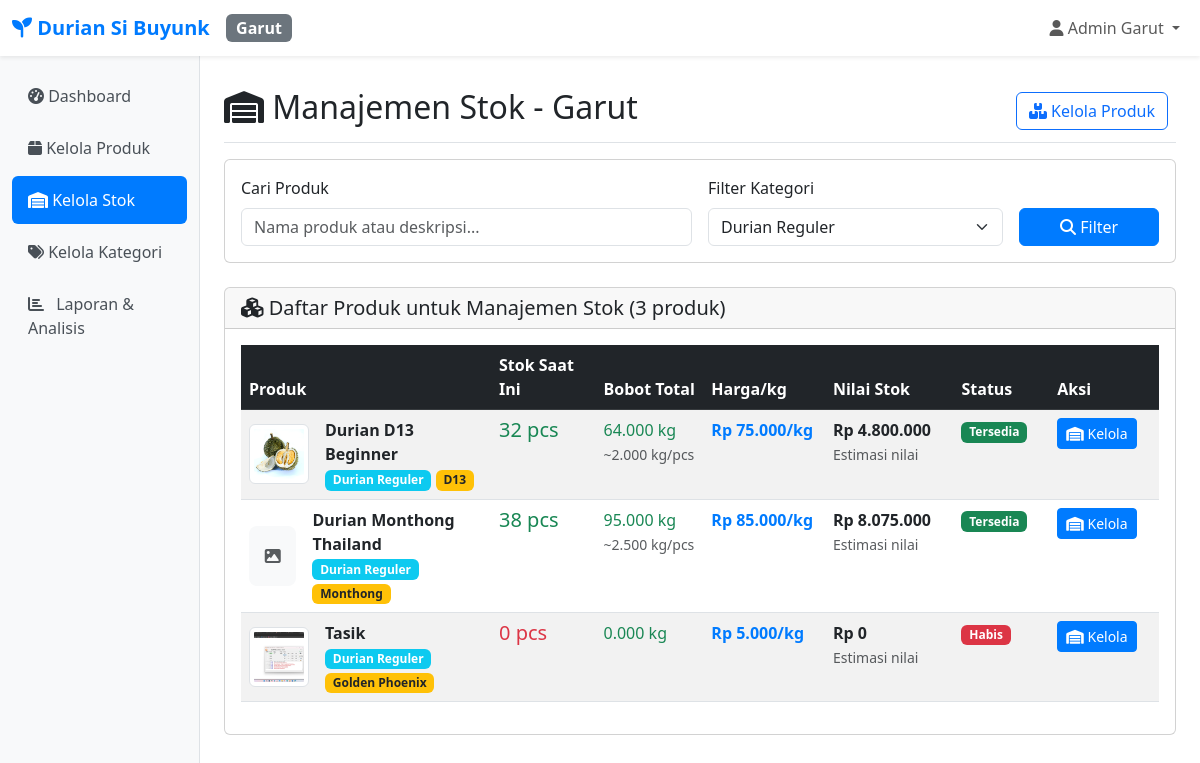
/cabang/garut/manajemen-stok/index.php?kategori=2 (signed in), run on the app's committed database.
### tables this page shows
CREATE TABLE `users` (
  `id` int NOT NULL,
  `username` varchar(50) NOT NULL,
  `password` varchar(255) NOT NULL,
  `nama_lengkap` varchar(100) NOT NULL,
  `cabang_id` int NOT NULL,
  `role` enum('admin') DEFAULT 'admin',
  `created_at` timestamp NOT NULL DEFAULT CURRENT_TIMESTAMP,
  `updated_at` timestamp NOT NULL DEFAULT CURRENT_TIMESTAMP ON UPDATE CURRENT_TIMESTAMP
);

CREATE TABLE `cabang` (
  `id` int NOT NULL,
  `nama_cabang` varchar(50) NOT NULL,
  `kode_cabang` varchar(10) NOT NULL,
  `alamat` text,
  `telepon` varchar(20) DEFAULT NULL,
  `created_at` timestamp NOT NULL DEFAULT CURRENT_TIMESTAMP
);

CREATE TABLE `produk` (
  `id` int NOT NULL,
  `nama_produk` varchar(200) NOT NULL,
  `kategori_id` int DEFAULT NULL,
  `jenis_durian_id` int DEFAULT NULL,
  `harga` decimal(12,2) NOT NULL,
  `harga_per_kg` decimal(12,2) DEFAULT '0.00' COMMENT 'Harga per kilogram',
  `stok_tasik` int DEFAULT '0',
  `stok_garut` int DEFAULT '0',
  `total_kg_tasik` decimal(10,3) DEFAULT '0.000' COMMENT 'Total berat stok Tasik dalam kg',
  `total_kg_garut` decimal(10,3) DEFAULT '0.000' COMMENT 'Total berat stok Garut dalam kg',
  `total_pcs_tasik` int DEFAULT '0' COMMENT 'Total pieces Tasik',
  `total_pcs_garut` int DEFAULT '0' COMMENT 'Total pieces Garut',
  `satuan` varchar(20) DEFAULT 'pcs',
  `deskripsi` text,
  `gambar` varchar(255) DEFAULT NULL,
  `status` enum('aktif','nonaktif') DEFAULT 'aktif',
  `created_at` timestamp NOT NULL DEFAULT CURRENT_TIMESTAMP,
  `updated_at` timestamp NOT NULL DEFAULT CURRENT_TIMESTAMP ON UPDATE CURRENT_TIMESTAMP
);

CREATE TABLE `kategori` (
  `id` int NOT NULL,
  `nama_kategori` varchar(100) NOT NULL,
  `deskripsi` text,
  `created_at` timestamp NOT NULL DEFAULT CURRENT_TIMESTAMP
);

CREATE TABLE `jenis_durian` (
  `id` int NOT NULL,
  `nama_jenis` varchar(100) NOT NULL,
  `deskripsi` text,
  `created_at` timestamp NOT NULL DEFAULT CURRENT_TIMESTAMP
);

### cabang/garut/manajemen-stok/index.php (the view, shortened to what the rows shown need)
<?php
require_once __DIR__ . '/../../../includes/auth.php';
require_once __DIR__ . '/../../../includes/functions.php';
$kategori_id = isset($_GET['kategori']) ? (int)$_GET['kategori'] : null;
$search = isset($_GET['search']) ? sanitize($_GET['search']) : null;
$products = getProducts(CABANG_GARUT, $kategori_id, $search);
include __DIR__ . '/../../../includes/header.php';
?>
<div class="d-flex justify-content-between flex-wrap flex-md-nowrap align-items-center pt-3 pb-2 mb-3 border-bottom">
    <h1 class="h2"><i class="fas fa-warehouse"></i> Manajemen Stok - Garut</h1>
</div>
<div class="card">
    <div class="card-body">
        <?php if (empty($products)): ?>
            <div class="text-center py-5">
                <i class="fas fa-box-open" style="font-size: 4rem; color: #6c757d;"></i>
                <h4 class="mt-3 text-muted">Tidak ada produk ditemukan</h4>
                <p class="text-muted">Belum ada produk atau coba ubah filter pencarian</p>
                <a href="../produk/tambah.php" class="btn btn-success">
                    <i class="fas fa-plus"></i> Tambah Produk Pertama
                </a>
            </div>
        <?php else: ?>
            <div class="d-none d-lg-block">
                <div class="table-responsive">
                    <table class="table table-striped table-hover">
                        <thead class="table-dark">
                            <tr>
                                <th style="min-width: 250px;">Produk</th>
                                <th style="width: 120px;">Stok Saat Ini</th>
                                <th style="width: 120px;">Bobot Total</th>
                                <th style="width: 130px;">Harga/kg</th>
                                <th style="width: 140px;">Nilai Stok</th>
                                <th style="width: 100px;">Status</th>
                                <th style="width: 120px;">Aksi</th>
                            </tr>
                        </thead>
                        <tbody>
                        <?php foreach ($products as $product): ?>
                            <tr>
                                <td>
                                    <div class="d-flex align-items-center">
                                        <?php
                                        $imagePath = getImagePath($product['gambar']);
                                        if ($imagePath && file_exists("../../../" . $imagePath)): ?>
                                            <img src="../../../<?= $imagePath ?>?v=<?= time() ?>"
                                                 class="img-thumbnail me-3" style="width: 60px; height: 60px; object-fit: cover;">
                                        <?php else: ?>
                                            <div class="bg-light d-flex align-items-center justify-content-center me-3"
                                                 style="width: 60px; height: 60px; border-radius: 8px;">
                                                <i class="fas fa-image text-muted"></i>
                                            </div>
                                        <?php endif; ?>
                                        <div>
                                            <strong><?= htmlspecialchars($product['nama_produk']) ?></strong>
                                            <?php if ($product['nama_kategori']): ?>
                                                <br><span class="badge bg-info"><?= htmlspecialchars($product['nama_kategori']) ?></span>
                                            <?php endif; ?>
                                            <?php if ($product['nama_jenis']): ?>
                                                <span class="badge bg-warning text-dark"><?= htmlspecialchars($product['nama_jenis']) ?></span>
                                            <?php endif; ?>
                                        </div>
                                    </div>
                                </td>
                                <td>
                                    <span class="h5 <?= $product['stok'] < 5 ? 'text-danger' : ($product['stok'] < 10 ? 'text-warning' : 'text-success') ?>">
                                        <?= $product['stok'] ?> pcs
                                    </span>
                                </td>
                                <td>
                                    <span class="h6 text-success">
                                        <?= number_format($product['total_kg_garut'], 3) ?> kg
                                    </span>
                                    <?php if ($product['stok'] > 0): ?>
                                        <br><small class="text-muted">
                                            ~<?= number_format($product['total_kg_garut'] / $product['stok'], 3) ?> kg/pcs
                                        </small>
                                    <?php endif; ?>
                                </td>
                                <td>
                                    <?php if ($product['harga_per_kg']): ?>
                                        <span class="text-primary fw-bold">
                                            <?= formatRupiah($product['harga_per_kg']) ?>/kg
                                        </span>
                                    <?php else: ?>
                                        <span class="text-muted">-</span>
                                    <?php endif; ?>
                                </td>
                                <td>
                                    <?php if ($product['harga_per_kg'] && $product['total_kg_garut']): ?>
                                        <span class="fw-bold text-dark">
                                            <?= formatRupiah($product['harga_per_kg'] * $product['total_kg_garut']) ?>
                                        </span>
                                        <br><small class="text-muted">Estimasi nilai</small>
                                    <?php else: ?>
                                        <span class="text-muted">-</span>
                                    <?php endif; ?>
                                </td>
                                <td>
                                    <?php if ($product['stok'] == 0): ?>
                                        <span class="badge bg-danger">Habis</span>
                                    <?php elseif ($product['stok'] < 5): ?>
                                        <span class="badge bg-warning">Menipis</span>
                                    <?php else: ?>
                                        <span class="badge bg-success">Tersedia</span>
                                    <?php endif; ?>
                                </td>
                                <td>
                                    <button type="button" class="btn btn-primary btn-sm"
                                            onclick="openStockModal(<?= $product['id'] ?>, '<?= htmlspecialchars($product['nama_produk']) ?>', <?= $product['stok'] ?>, <?= $product['total_kg_garut'] ?>)"
                                            title="Kelola Stok">
                                        <i class="fas fa-warehouse"></i> Kelola
                                    </button>
                                </td>
                            </tr>
                        <?php endforeach; ?>
                        </tbody>
                    </table>
                </div>
            </div>
        <?php endif; ?>
    </div>
</div>
</body>
</html>

### includes/header.php (shortened to what the rows shown need)
<?php
require_once __DIR__ . '/../config/config.php';
require_once __DIR__ . '/auth.php';
$currentUser = getCurrentUser();
$branchName = $currentUser ? $currentUser['nama_cabang'] : '';
?>
<!DOCTYPE html>
<html lang="id">
<head>
    <link href="https://cdn.jsdelivr.net/npm/bootstrap@5.3.0/dist/css/bootstrap.min.css" rel="stylesheet">
    <link href="https://cdnjs.cloudflare.com/ajax/libs/font-awesome/6.4.0/css/all.min.css" rel="stylesheet">
</head>
<body>
    <nav class="navbar navbar-expand-lg navbar-light bg-white shadow-sm">
        <div class="container-fluid">
            <a class="navbar-brand" href="dashboard.php">
                <i class="fas fa-seedling"></i> <?= APP_NAME ?>
            </a>
            <span class="badge bg-secondary fs-6"><?= $branchName ?></span>
            <div class="navbar-nav ms-auto">
                <div class="nav-item dropdown">
                    <a class="nav-link dropdown-toggle" href="#" id="navbarDropdown" role="button" data-bs-toggle="dropdown">
                        <i class="fas fa-user"></i> <?= $currentUser['nama_lengkap'] ?? 'User' ?>
                    </a>
                </div>
            </div>
        </div>
    </nav>
    <div class="container-fluid">
        <div class="row">
            <main class="col-md-9 ms-sm-auto col-lg-10 px-md-4">
                <div class="pt-3">

### data on the page
users: cabang.nama_cabang "Garut", nama_lengkap "Admin Garut"
produk: gambar (picture), nama_produk "Durian D13 Beginner", kategori.nama_kategori "Durian Reguler", jenis_durian.nama_jenis "D13", stok "32", total_kg_garut "64.000", stok "2.000", harga_per_kg "Rp 75.000", formatRupiah($product['harga_per_kg'] * $product['total_kg_garut']) "Rp 4.800.000", shows "Tersedia"
produk: nama_produk "Durian Monthong Thailand", kategori.nama_kategori "Durian Reguler", jenis_durian.nama_jenis "Monthong", stok "38", total_kg_garut "95.000", stok "2.500", harga_per_kg "Rp 85.000", formatRupiah($product['harga_per_kg'] * $product['total_kg_garut']) "Rp 8.075.000", shows "Tersedia"
produk: gambar (picture), nama_produk "Tasik", kategori.nama_kategori "Durian Reguler", jenis_durian.nama_jenis "Golden Phoenix", stok "0", total_kg_garut "0.000", harga_per_kg "Rp 5.000", formatRupiah($product['harga_per_kg'] * $product['total_kg_garut']) "Rp 0", shows "Habis"

### other printed values
APP_NAME "Durian Si Buyunk"
count($products) "3"
form field kategori "Durian Reguler"
